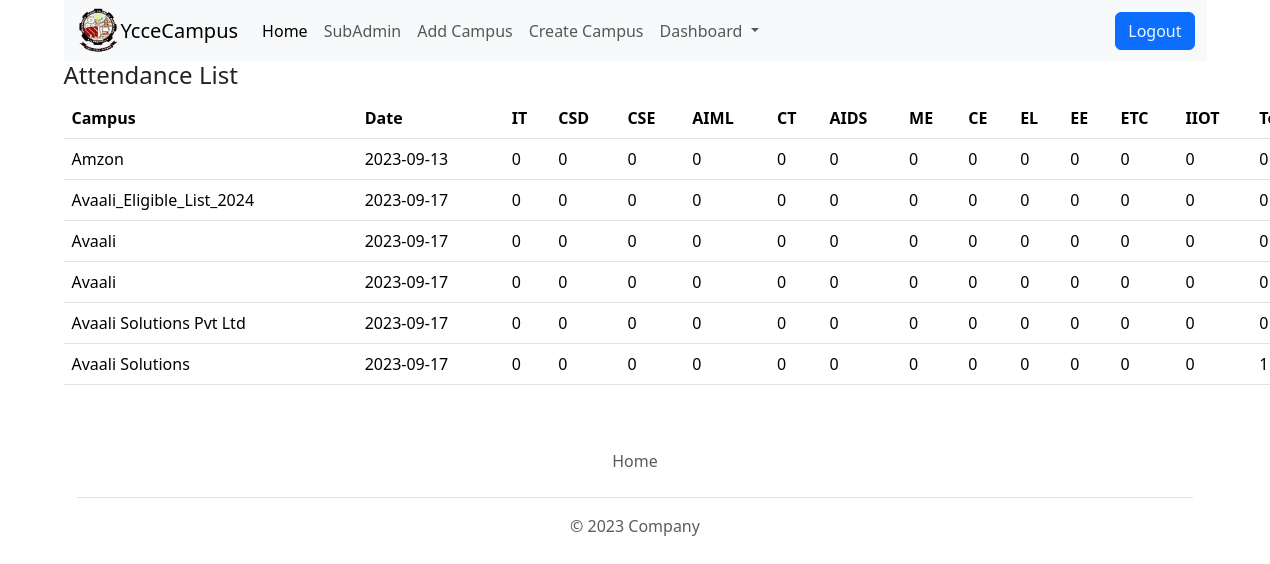
The page /archivedCampusReport (signed in) on the database its author committed.
### app.py (models this page shows)
class ArchivedCampus(db.Model):
    sno = db.Column(db.Integer, primary_key=True)
    name = db.Column(db.String, nullable=True)
    departments = db.Column(db.String, nullable=True)
    pack = db.Column(db.String, nullable=True)
    date = db.Column(db.String, nullable=True)
    user_id = db.Column(db.Integer, db.ForeignKey('student.id'), nullable=True)

### app.py (the view)
@app.route("/archivedCampusReport")
def acreport():
    user = session.get('user')
    if user and user == 'admin':
        dept = []
        ca = ArchivedCampus.query.all()
        for dep in ca:
            dept.append(ast.literal_eval(dep.departments))
        zp = zip(ca,dept)
        return render_template("archivedCampus.html",zp=zp)
    return  redirect("/login")

### templates/archivedCampus.html
{% extends 'layout.html' %}
{% block body %}
<div class="nvb">
    <h4>Attendance List</h4>
  </div>
        <table class="table tl">
        <caption>
        </caption>
          <thead>
            <tr>
              <th scope="col">Campus</th>
              <th scope="col">Date</th>
              <th scope="col">IT</th>
              <th scope="col">CSD</th>
              <th scope="col">CSE</th>
              <th scope="col">AIML</th>
              <th scope="col">CT</th>
              <th scope="col">AIDS</th>
              <th scope="col">ME</th>
              <th scope="col">CE</th>
              <th scope="col">EL</th>
              <th scope="col">EE</th>
              <th scope="col">ETC</th>
              <th scope="col">IIOT</th>
              <th scope="col">Total</th>
            </tr>
          </thead>
          <tbody>
                {% for ca,d in zp %}
                <tr>
                    <td>{{ca.name}}</td>
                    <td>{{ca.date}}</td>
                    <td>{{d["IT"]['present']}}</td>
                    <td>{{d["CSD"]['present']}}</td>
                    <td>{{d["CSE"]['present']}}</td>
                    <td>{{d["AIML"]['present']}}</td>
                    <td>{{d["CT"]['present']}}</td>
                    <td>{{d["AIDS"]['present']}}</td>
                    <td>{{d["ME"]['present']}}</td>
                    <td>{{d["CE"]['present']}}</td>
                    <td>{{d["EL"]['present']}}</td>
                    <td>{{d["EE"]['present']}}</td>
                    <td>{{d["ETC"]['present']}}</td>
                    <td>{{d["IIOT"]['present']}}</td>
                    <td>{{d["clg"]['present']}}</td>
                  </tr>
                {% endfor %}
          </tbody>
        </table>
{% endblock body %}

### templates/layout.html (style rules this page uses)
* { margin: 0px; padding: 0px; }
.tl { margin-left: 5vw; margin-right: 5vw; }
.nvb { margin-left: 5vw; margin-right: 5vw; }

### rows shown on the page
ArchivedCampus: name "Amzon", date "2023-09-13", IT.present "0", CSD.present "0", CSE.present "0", AIML.present "0", CT.present "0", AIDS.present "0", ME.present "0", CE.present "0", EL.present "0", EE.present "0", ETC.present "0", IIOT.present "0", clg.present "0"
ArchivedCampus: name "Avaali_Eligible_List_2024", date "2023-09-17", IT.present "0", CSD.present "0", CSE.present "0", AIML.present "0", CT.present "0", AIDS.present "0", ME.present "0", CE.present "0", EL.present "0", EE.present "0", ETC.present "0", IIOT.present "0", clg.present "0"
ArchivedCampus: name "Avaali", date "2023-09-17", IT.present "0", CSD.present "0", CSE.present "0", AIML.present "0", CT.present "0", AIDS.present "0", ME.present "0", CE.present "0", EL.present "0", EE.present "0", ETC.present "0", IIOT.present "0", clg.present "0"
ArchivedCampus: name "Avaali", date "2023-09-17", IT.present "0", CSD.present "0", CSE.present "0", AIML.present "0", CT.present "0", AIDS.present "0", ME.present "0", CE.present "0", EL.present "0", EE.present "0", ETC.present "0", IIOT.present "0", clg.present "0"
ArchivedCampus: name "Avaali Solutions Pvt Ltd", date "2023-09-17", IT.present "0", CSD.present "0", CSE.present "0", AIML.present "0", CT.present "0", AIDS.present "0", ME.present "0", CE.present "0", EL.present "0", EE.present "0", ETC.present "0", IIOT.present "0", clg.present "0"
ArchivedCampus: name "Avaali Solutions", date "2023-09-17", IT.present "0", CSD.present "0", CSE.present "0", AIML.present "0", CT.present "0", AIDS.present "0", ME.present "0", CE.present "0", EL.present "0", EE.present "0", ETC.present "0", IIOT.present "0", clg.present "1"
